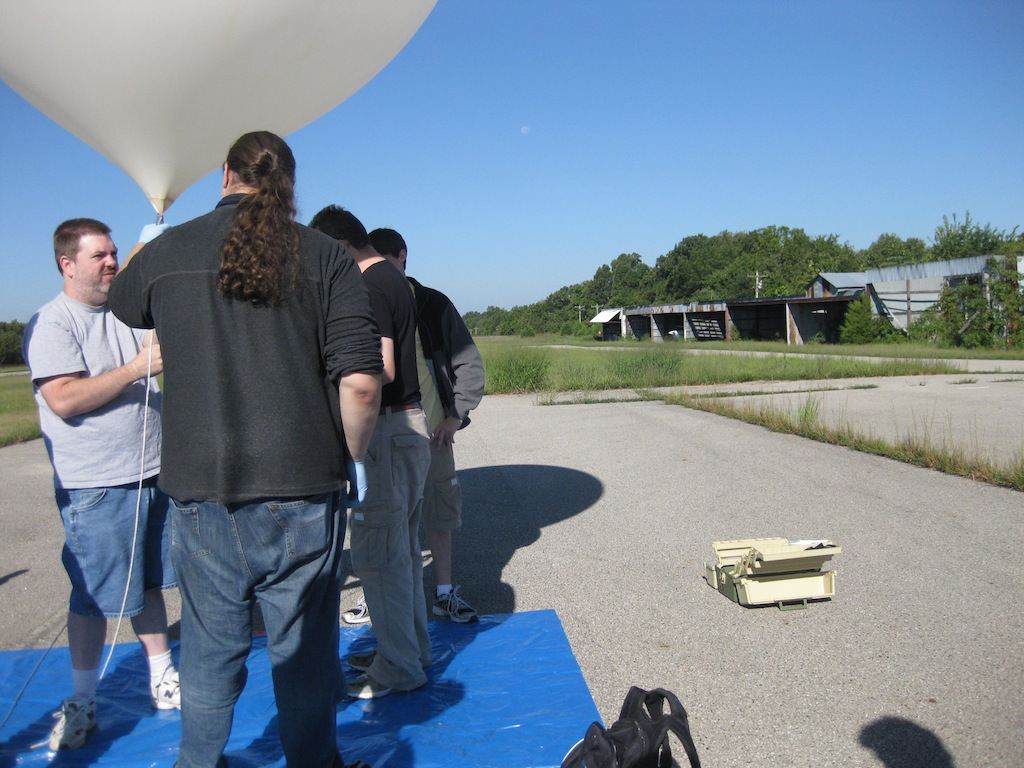
#> input picture photos/IMG_4750.JPG, 1024 x 768 px
$ python img.py IMG_4750.JPG   (Python 2 division)   (older library calls are emulated)
#> lines starting #> are read from the running program, lines starting #| are printed output that depends on the picture
import Image
import ImageDraw
import ImageFont
import ImageOps
import sys

if __name__ == "__main__":

  # Yay for hardcoded values!
  footer = "CC BY-NC-SA 3.0 US : Eric Sigler : me@esigler.com"
  border_size = 8
  thumbnail_size = 256, 256

  # Make sure we were handed something sane
  # FIXME: Future rev - deal with paths
  if len(sys.argv) < 2:
    print "Usage: python img.py filename.jpg"
    sys.exit(1)

  # Get set up
  source_filename = sys.argv[1]
  source_basename = source_filename.split('.')[0]
  source_image = Image.open(source_filename)
#> source_image is the input picture: PIL image 1024x768 RGB; mean R, G, B 117.4, 134.7, 150.6
  font = ImageFont.truetype('Inconsolata.otf', 7)

  # Add our black border/frame
  framed_image = ImageOps.expand(source_image,
                                 border=border_size,
                                 fill='black')
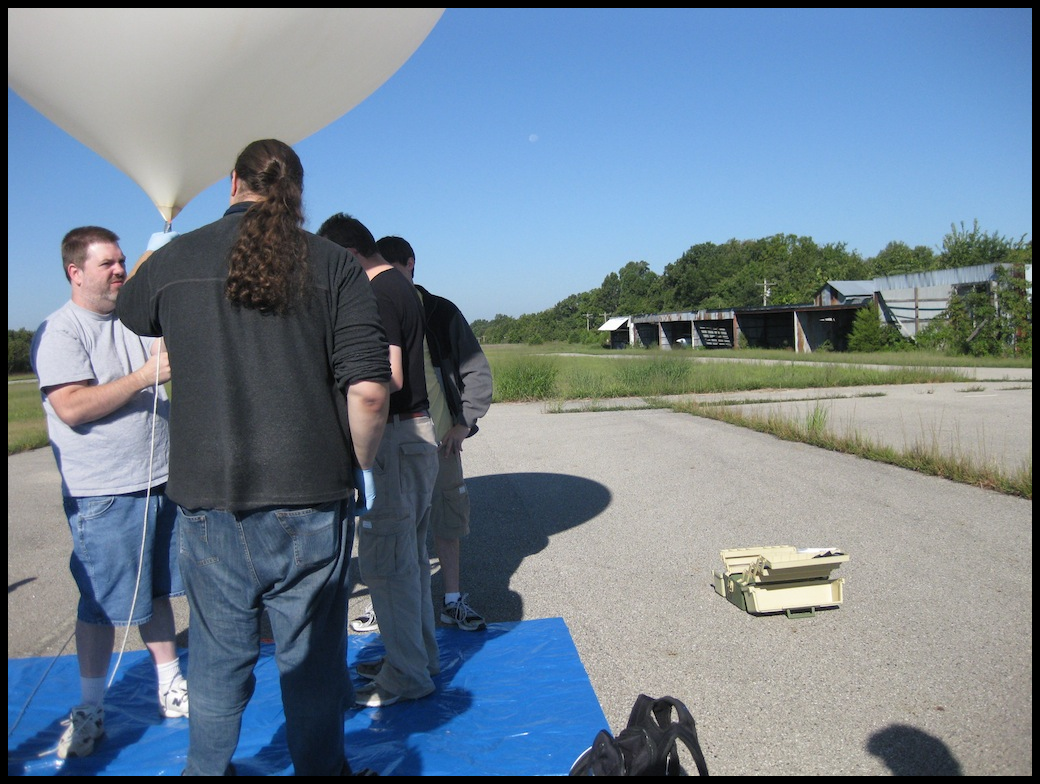
#> framed_image: PIL image 1040x784 RGB; mean R, G, B 113.2, 129.9, 145.3

  # Add our footer text
  # FIXME: That 90 is a magic number, figure it out later
  drawer = ImageDraw.Draw(framed_image)
  text_size = drawer.textsize(footer)
#> text_size = (230, 12)
  drawer.text((framed_image.size[0]-text_size[0]+90,
               framed_image.size[1]-border_size),
              footer,
              font=font)

  # Save out the new image, in PNG format
  framed_image.save(source_basename + '.png', 'png')

  # Make the thumbnails - yes, I know, this is a proportional
  # reduction, so the font looks tiny, and isn't the right ratio.
  # I'll fix it when I get around to it.
  framed_image.thumbnail(thumbnail_size, Image.ANTIALIAS)
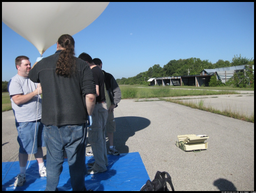
#> framed_image: PIL image 256x193 RGB; mean R, G, B 113.4, 130.1, 145.5
  framed_image.save(source_basename + '.thumb.png', 'png')

$ run again, on photos/IMG_4795.JPG
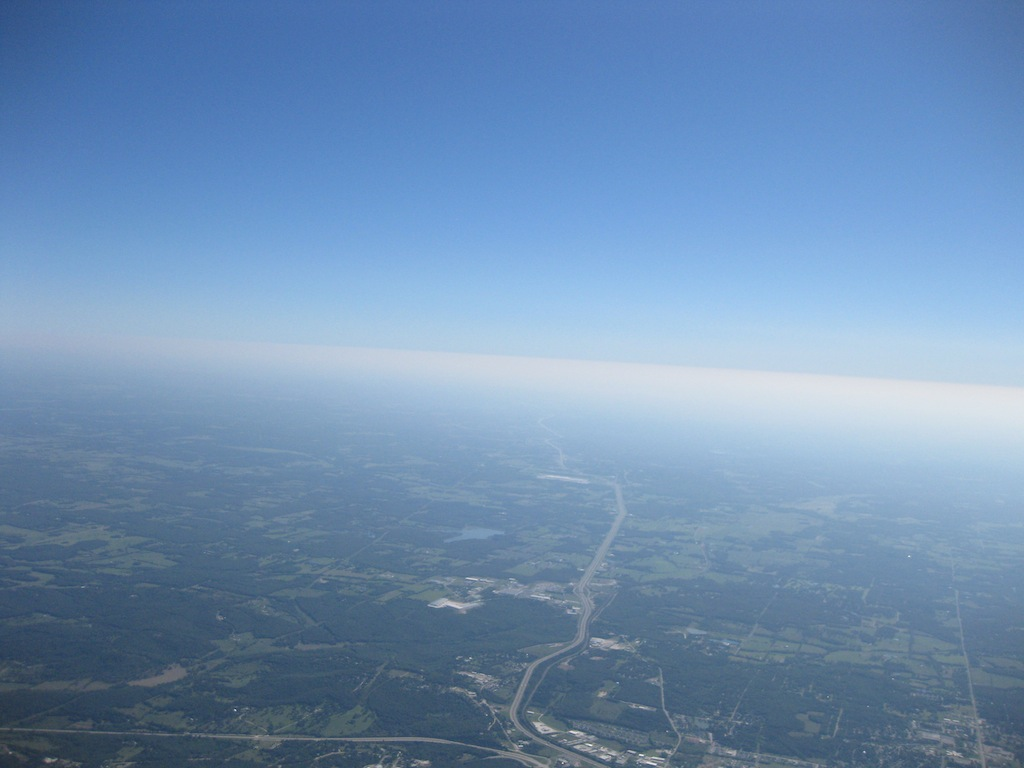
#> input picture photos/IMG_4795.JPG, 1024 x 768 px
#> source_image is the input picture: PIL image 1024x768 RGB; mean R, G, B 111.4, 143.5, 179.1
#> `framed_image = ImageOps.expand(source_image, border=border_size, fill=..`:
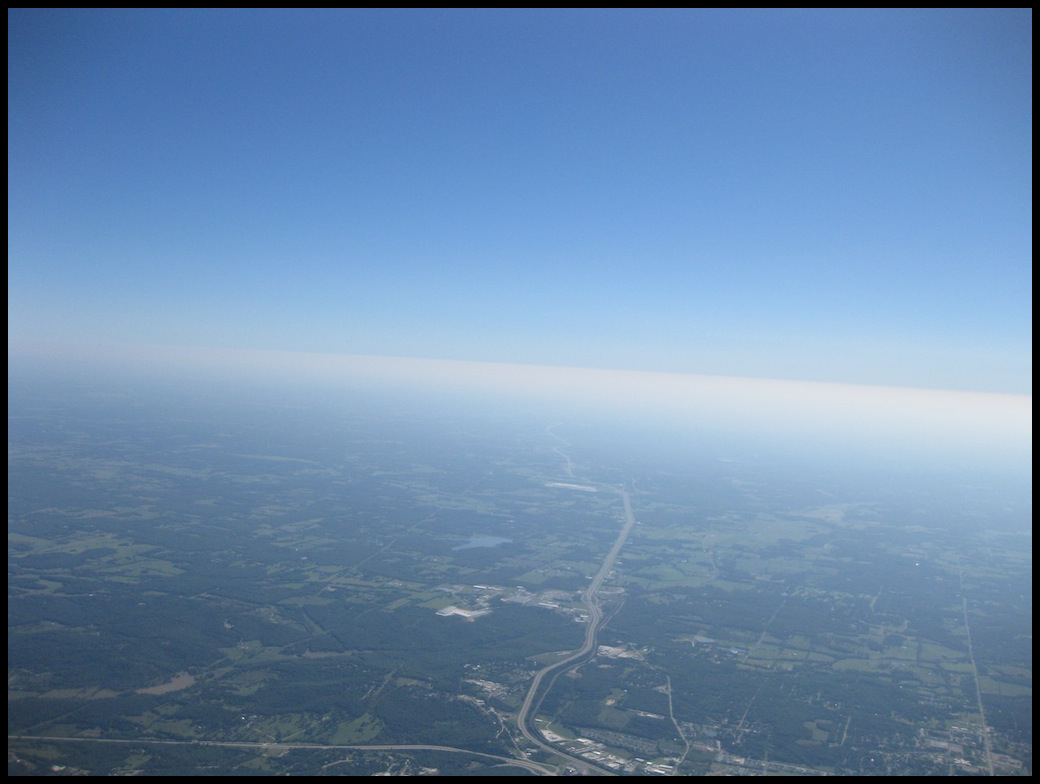
#> framed_image: PIL image 1040x784 RGB; mean R, G, B 107.5, 138.4, 172.8
#> text_size = (230, 12)

$ run again, on photos/IMG_4891.JPG
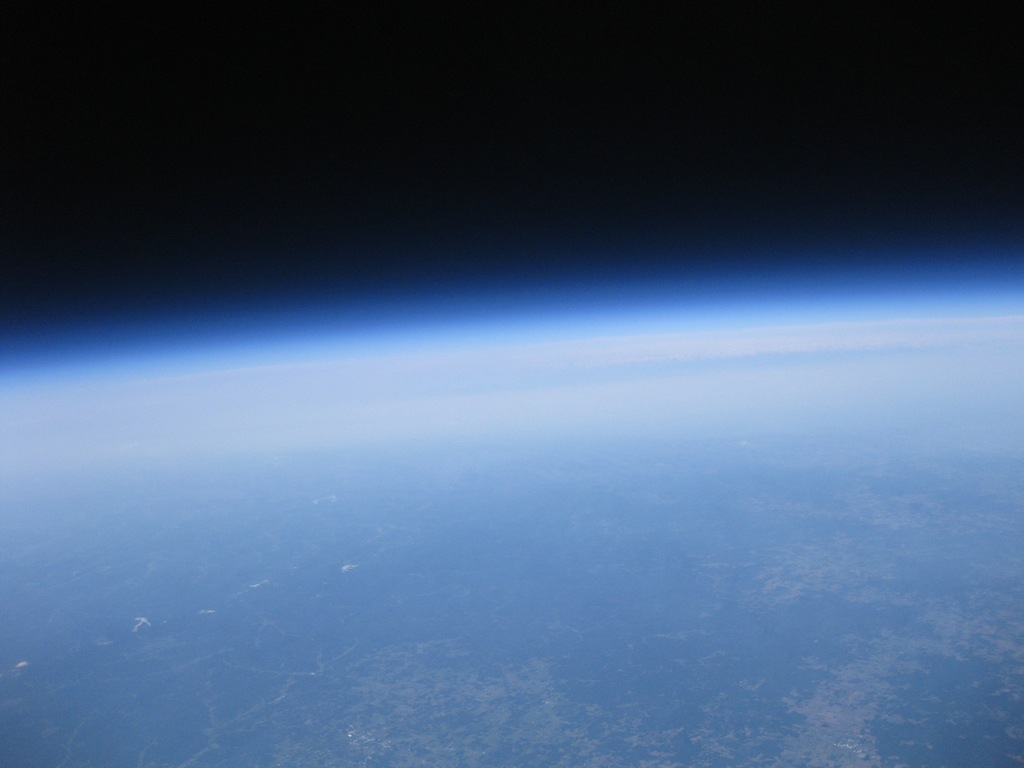
#> input picture photos/IMG_4891.JPG, 1024 x 768 px
#> source_image is the input picture: PIL image 1024x768 RGB; mean R, G, B 73.2, 96.6, 127.9
#> `framed_image = ImageOps.expand(source_image, border=border_size, fill=..`:
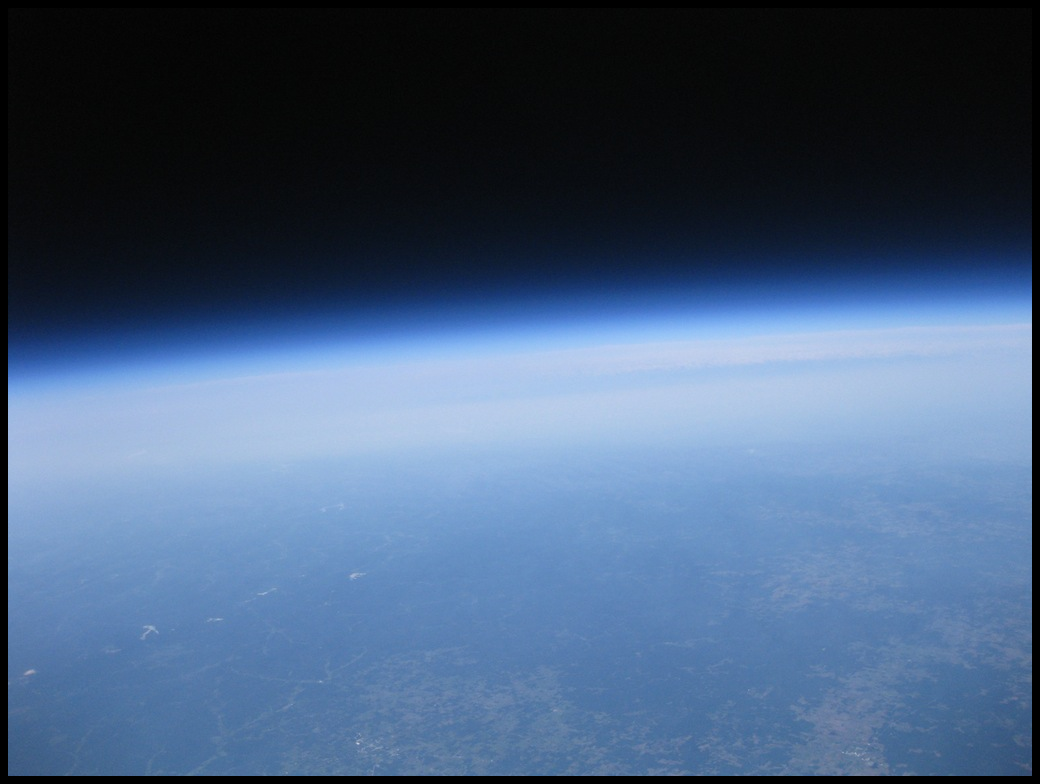
#> framed_image: PIL image 1040x784 RGB; mean R, G, B 70.6, 93.2, 123.3
#> text_size = (230, 12)
